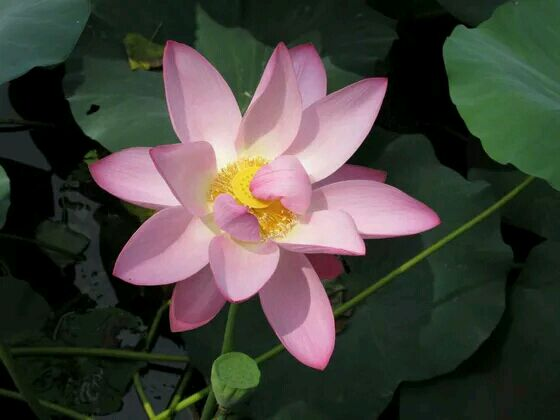
#> input picture 21天学通Python_源代码/C19/a.jpg, 560 x 420 px
$ python a19_5.py
#> lines starting #> are read from the running program, lines starting #| are printed output that depends on the picture
from PIL import Image
from PIL import ImageChops

imga = Image.open('a.jpg')
#> imga is the input picture: PIL image 560x420 RGB; mean R, G, B 68.9, 67.8, 60.5
imgb = Image.open('b.jpg')
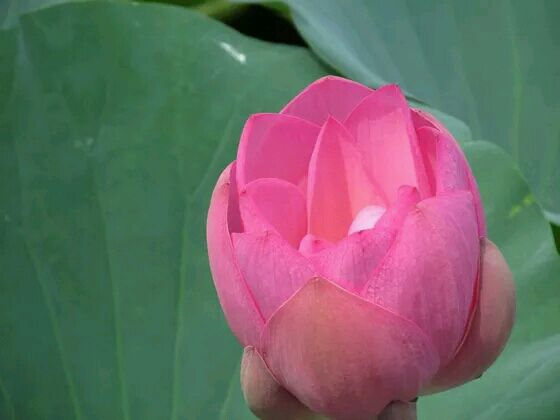
#> input picture 21天学通Python_源代码/C19/b.jpg, 560 x 420 px
#> imgb is the input picture: PIL image 560x420 RGB; mean R, G, B 110.7, 105, 102.1

ImageChops.add(imga,imgb,1,0).show()
ImageChops.subtract(imga,imgb,1,0).show()
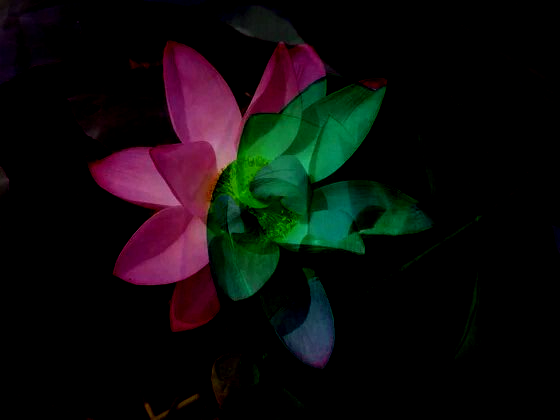
#> shown: PIL image 560x420 RGB; mean R, G, B 13.6, 12.3, 12
ImageChops.darker(imga,imgb).show()
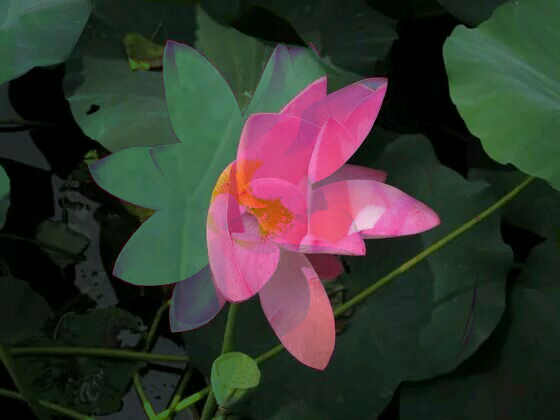
#> shown: PIL image 560x420 RGB; mean R, G, B 55.3, 55.5, 48.6
ImageChops.lighter(imga,imgb).show()
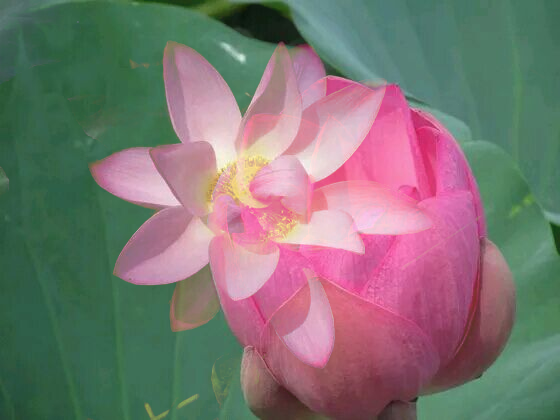
#> shown: PIL image 560x420 RGB; mean R, G, B 124.3, 117.3, 114.1
ImageChops.multiply(imga,imgb).show()
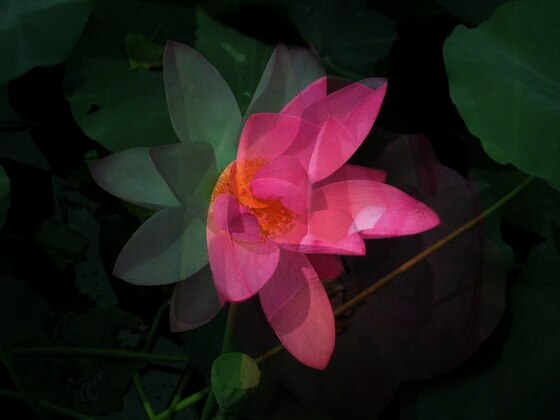
#> shown: PIL image 560x420 RGB; mean R, G, B 38, 27.5, 26.3
ImageChops.screen(imga,imgb).show()
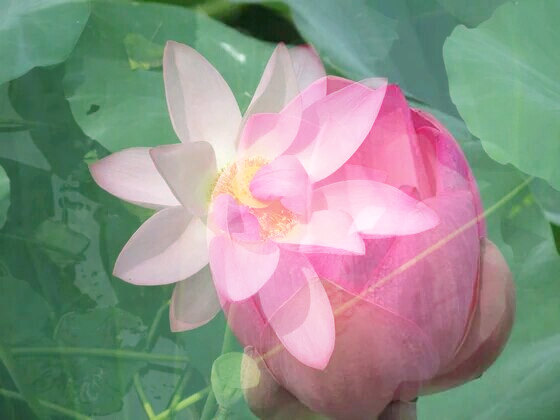
#> shown: PIL image 560x420 RGB; mean R, G, B 141.6, 145.3, 136.3
ImageChops.invert(imga).show()
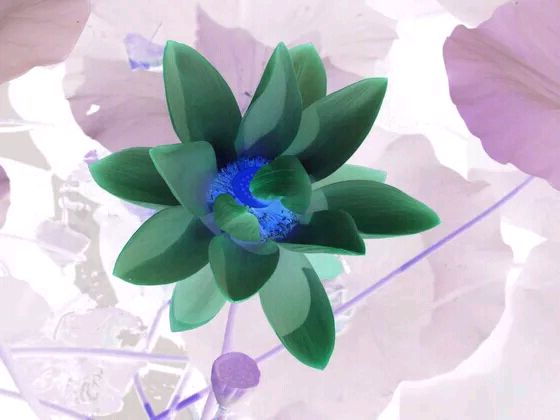
#> shown: PIL image 560x420 RGB; mean R, G, B 186.1, 187.2, 194.5
ImageChops.difference(imga,imga).show()
